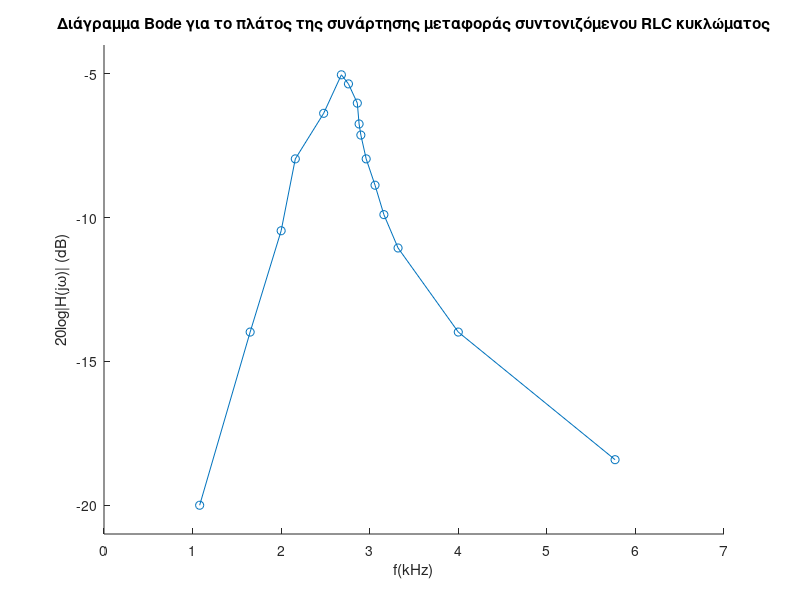

The MATLAB script that drew this image:
%%Για την αναφορά του τρίτου εργαστηρίου των κυκλωμάτων
%%Μανώλης 29/11/2019
close all
clear all
%% Συντονιζόμενο RC -- 4ο κύκλωμα

kHz=[1.08 1.65 2 2.16 2.48 2.68 2.76 2.86 2.88 2.9 2.96 3.06 3.16 3.32 4 5.77];
v0pp_div=[1 2 3 4 4.8 5.6 5.4 5 4.6 4.4 4 3.6 3.2 2.8 2 1.2];
v0pp_volts=v0pp_div;

a=v0pp_volts./10;
db=20*log10(a);

hold on;
figure(1);
axis([0 7 -21 -4]);
scatter(kHz, db, 'o');
plot(kHz, db);
xlabel('f(kHz)');
ylabel('20log|H(jω)| (dB)');
title('Διάγραμμα Bode για το πλάτος της συνάρτησης μεταφοράς συντονιζόμενου RLC κυκλώματος');
hold off;
